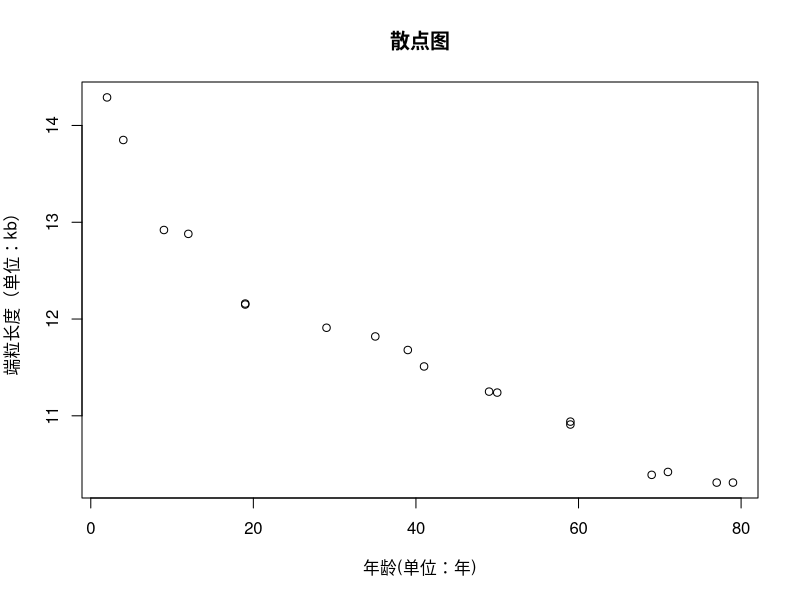

Source code (R):
x = c(2,4,9,12,19,19,29,35,39,41,49,50,59,59,69,71,77,79)
y = c(14.29,13.85,12.92,12.88,12.16,12.15,11.91,11.82,11.68,11.51,11.25,11.24,10.94,10.91,10.39,10.42,10.31,10.31)
n = length(x)
level = data.frame(x,y)
plot(level,main='散点图',xlab='年龄(单位：年)',ylab='端粒长度（单位：kb）')


# 点估计
reg <- lm(y~1+x)
# summary(reg)
a = reg$coefficients[1]
b = reg$coefficients[2]
print(a)
print(b)

# 自己的点估计、
Sxy = sum((x-mean(x))*(y-mean(y)))
Sxx = sum((x-mean(x))**2)
Syy = sum((y-mean(y))**2)
MSe = (Syy-b*Sxy)/(n-2)

myb = Sxy/Sxx
mya = mean(y)-myb*mean(x)


# 区间估计
confint(reg, level=0.99)

# 自己写的
# 双侧0.1
t = qt(0.995,df=n-2)

temp = t*sqrt(MSe/Sxx)
bb = c(b-temp,b+temp)

temp = t*sqrt(MSe*((1/n)+(mean(x)**2/Sxx)))
aa = c(a-temp,a+temp)

print(aa)
print(bb)


# 给自变量，估计因变量均值，区间
point = data.frame(x=40)

pr = predict(reg,point,interval="prediction",level=0.99)

print(pr[1])
print(c(pr[2],pr[3]))

myy = mya + myb*point

temp = t*sqrt(MSe*(1+(1/n)+((point-mean(x))**2/Sxx)))
myyy = c(myy-temp,myy+temp)